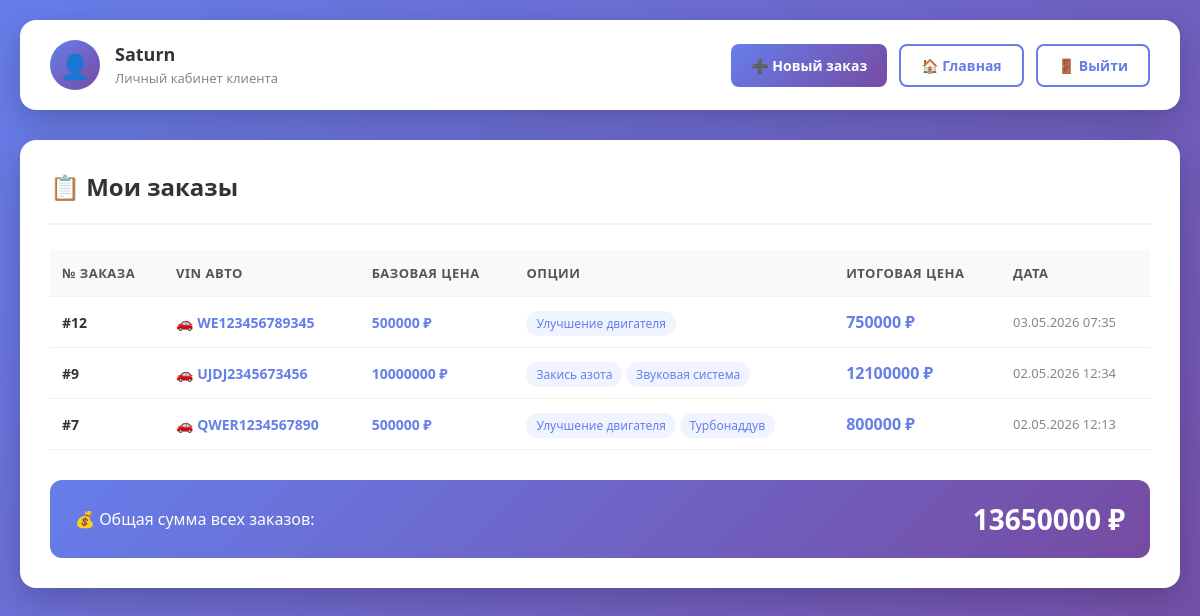
Page /user-page/ (signed in) on the earlier database version.
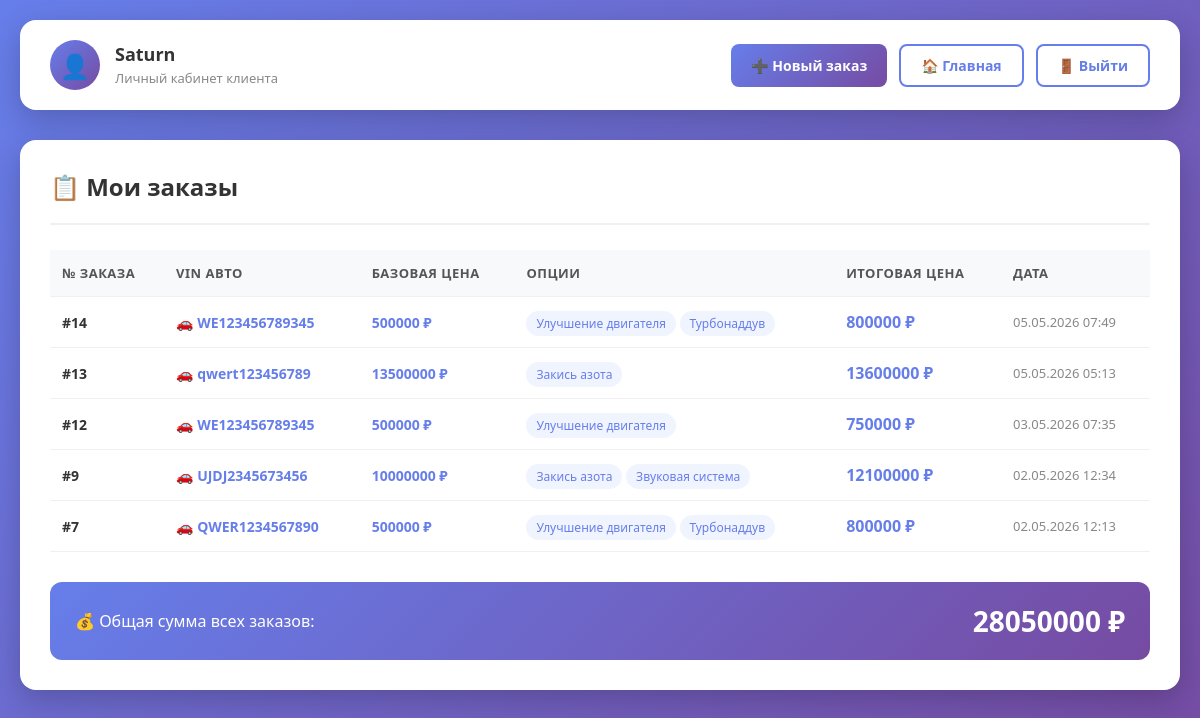
Same page on the later database version.
### tuning/models.py (models this page shows, shortened)
class Order(models.Model):
    user = models.ForeignKey(
        User,
        on_delete=models.CASCADE,
        related_name='orders'
    )
    car = models.ForeignKey(
        Car,
        on_delete=models.PROTECT,
        related_name='orders'
    )
    base_price = models.PositiveIntegerField()
    tuning_options = models.JSONField()
    total_price = models.PositiveIntegerField()
    created_at = models.DateTimeField(auto_now_add=True)

class Car(models.Model):
    vin_id = models.CharField(
        max_length=20,
        primary_key=True,
        unique=True,
        editable=False
    )
    base_price = models.IntegerField(default=500000)
    description = models.CharField(max_length=255, default='базовая комплектация')

### tuning/decorators.py (the view)
    def _wrapped_view(request, *args, **kwargs):
        if request.user.is_authenticated and not request.user.is_superuser:
            return view_func(request, *args, **kwargs)
        messages.error(request, 'У вас нет прав доступа к этой странице')
        return redirect('home')

### tuning/adapters/django_order_repository.py (called while the page is built)
    def get_by_user(self, user_id):
        orders = Order.objects.filter(user_id=user_id).order_by('-created_at')
        return [
            OrderEntity(
                order_id=o.id,
                user_id=o.user.id,
                username=o.user.username,  # ← добавить
                vin_id=o.car.vin_id,
                base_price=o.base_price,
                tuning_options=o.tuning_options,
                total_price=o.total_price,
                created_at=o.created_at
            ) for o in orders
        ]

### tuning/use_cases/get_user_orders.py (called while the page is built)
    def execute(self, user_id) -> list:
        return self.order_repo.get_by_user(user_id)

### tuning/views.py (called while the page is built)
@user_required
def user_page(request):
    use_case = GetUserOrdersUseCase(order_repository=DjangoOrderRepository())
    orders = use_case.execute(user_id=request.user.id)
    total_sum = sum(order.total_price for order in orders)
    return render(request, 'user_page.html', {
        'orders': orders,
        'user': request.user,
        'total_sum': total_sum
    })

### tuning/templates/user_page.html (shortened to what this page needs)
<!DOCTYPE html>
<html lang="ru">
<head>
</head>
<body>
    <div class="header">
        <div class="user-info">
            <div class="user-avatar">👤</div>
            <div class="user-details">
                <h3>{{ user.username }}</h3>
                <span>Личный кабинет клиента</span>
            </div>
        </div>
        <div class="nav-actions">
            <a href="{% url 'create_order' %}" class="btn btn-primary">
                ➕ Новый заказ
            </a>
            <a href="{% url 'home' %}" class="btn btn-outline">
                🏠 Главная
            </a>
            <a href="{% url 'logout' %}" class="btn btn-outline">
                🚪 Выйти
            </a>
        </div>
    </div>
    <div class="container">
        <div class="content-card">
            <div class="card-header">
                <h2>📋 Мои заказы</h2>
            </div>
            {% if orders %}
            <table>
                <thead>
                    <tr>
                        <th>№ заказа</th>
                        <th>VIN авто</th>
                        <th>Базовая цена</th>
                        <th>Опции</th>
                        <th>Итоговая цена</th>
                        <th>Дата</th>
                    </tr>
                </thead>
                <tbody>
                    {% for order in orders %}
                    <tr>
                        <td><strong>#{{ order.order_id }}</strong></td>
                        <td>
                            <span class="vin-link">🚗 {{ order.vin_id }}</span>
                        </td>
                        <td class="price">{{ order.base_price|floatformat:0 }} ₽</td>
                        <td>
                            {% if order.tuning_options %}
                                {% for opt in order.tuning_options %}
                                <span class="options-badge">{{ opt }}</span>{% if not forloop.last %} {% endif %}
                                {% endfor %}
                            {% else %}
                                <span class="empty-label">Без опций</span>
                            {% endif %}
                        </td>
                        <td class="price" style="font-size: 16px;">{{ order.total_price|floatformat:0 }} ₽</td>
                        <td class="date">{{ order.created_at|date:"d.m.Y H:i" }}</td>
                    </tr>
                    {% endfor %}
                </tbody>
            </table>
            <div class="total-summary">
                <span class="total-label">💰 Общая сумма всех заказов:</span>
                <span class="total-amount">{{ total_sum|floatformat:0 }} ₽</span>
            </div>
            {% endif %}
        </div>
    </div>
</body>
</html>

Differences in the rows shown:
added Order: order_id "14", vin_id "WE123456789345", base_price "500000", tuning_options "Улучшение двигателя" "Турбонаддув", total_price "800000", created_at "05.05.2026 07:49"
added Order: order_id "13", vin_id "qwert123456789", base_price "13500000", tuning_options "Закись азота", total_price "13600000", created_at "05.05.2026 05:13"
Other differences:
{{ total_sum|floatformat:0 }}: "13650000" → "28050000"
